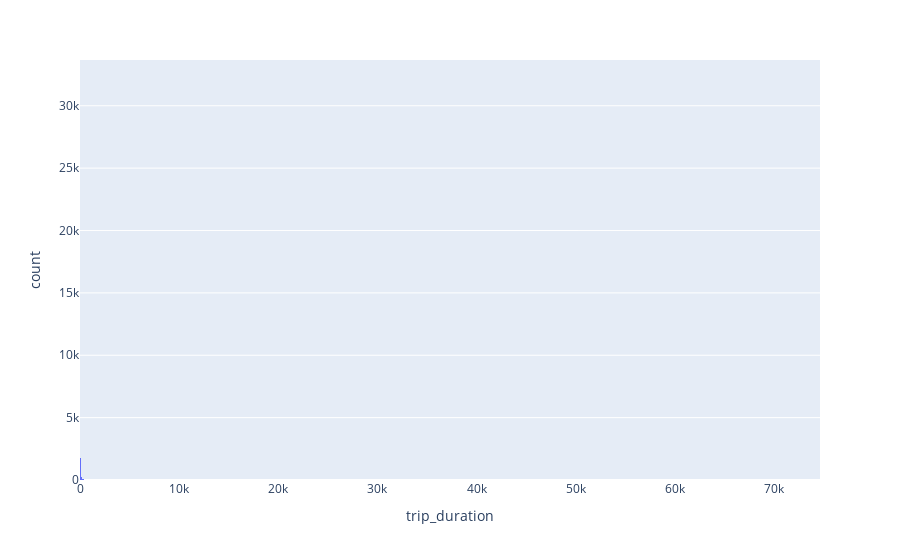

The notebook cell this image was saved under:
### Code cell
# check if normal distribution -> if not ==> can't use z score to find it; https://careerfoundry.com/en/blog/data-analytics/how-to-find-outliers/

fig_hst = px.histogram(trips_df, x='trip_duration')

fig_hst.show()

### Figure 1 — Plotly figure (JSON) as saved in the notebook; plotly's stock layout.template omitted (floating-point values rounded to 4 significant figures; data arrays with more than 128 entries replaced by an {"elided": "..."} marker saying what was removed)
{"data": [{"alignmentgroup": "True", "bingroup": "x", "hovertemplate": "trip_duration=%{x}<br>count=%{y}<extra></extra>", "legendgroup": "", "marker": {"color": "#636efa", "pattern": {"shape": ""}}, "name": "", "offsetgroup": "", "orientation": "v", "showlegend": false, "type": "histogram", "x": {"elided": "44717 int values"}, "xaxis": "x", "yaxis": "y"}], "layout": {"barmode": "relative", "legend": {"tracegroupgap": 0}, "margin": {"t": 60}, "xaxis": {"anchor": "y", "domain": [0, 1], "title": {"text": "trip_duration"}}, "yaxis": {"anchor": "x", "domain": [0, 1], "title": {"text": "count"}}}}
